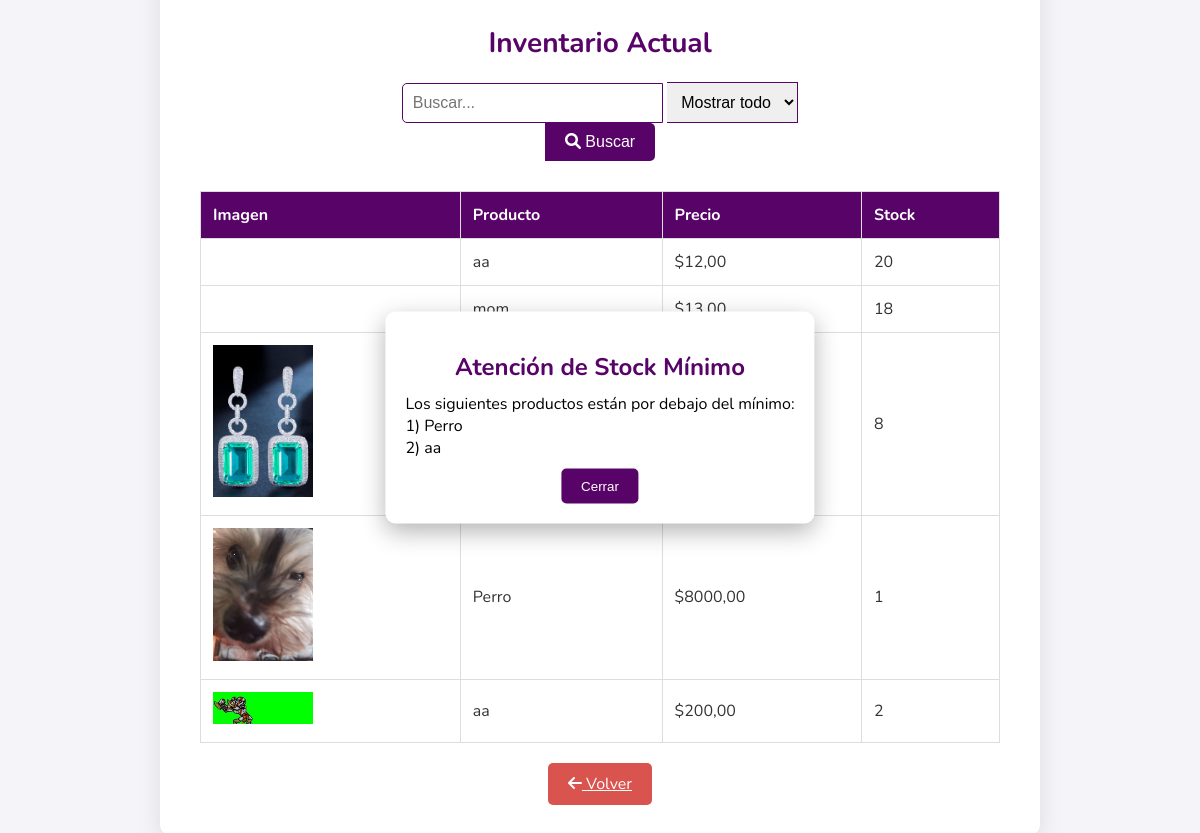
The app's page /inventario/ with its own data.
### gestion/models.py (models this page shows)
class Producto(models.Model):
    nombre = models.CharField(max_length=100)
    precio = models.DecimalField(max_digits=10, decimal_places=2)
    stock = models.IntegerField()
    stock_minimo = models.IntegerField()
    imagen = models.ImageField(upload_to='productos/', null=True, blank=True)  # Campo para la imagen

### gestion/views.py (the view)
# urls.py: path('inventario/', views.inventario_view, name='inventario'),
def inventario_view(request):
    query = request.GET.get('q')  # Obtener el término de búsqueda
    if query:
        productos_filtrados = [producto for producto in productos if query.lower() in producto['nombre'].lower()]
    else:
        productos_filtrados = Producto.objects.all()  # Mostrar todos los productos si no hay búsqueda
    return render(request, 'gestion/inventario.html', {'productos': productos_filtrados})

### gestion/templates/gestion/inventario.html (shortened to what this page needs)
<!DOCTYPE html>
<html lang="es">
<head>
    <link rel="stylesheet" href="https://cdnjs.cloudflare.com/ajax/libs/font-awesome/6.0.0-beta3/css/all.min.css">
</head>
<body>
    <div class="inventory-container">
        <h1>Inventario Actual</h1>
        <div class="search-bar">
            <form method="get" action="{% url 'inventario' %}" onsubmit="return filterInventory(event)">
                <input type="text" id="search" placeholder="Buscar...">
                <select id="filterOption">
                    <option value="all">Mostrar todo</option>
                </select>
                <button type="submit"><i class="fas fa-search"></i> Buscar</button>
            </form>
        </div>
        <table class="inventory-table">
            <thead>
                <tr>
                    <th>Imagen</th>
                    <th>Producto</th>
                    <th>Precio</th>
                    <th>Stock</th>
                </tr>
            </thead>
            <tbody id="inventoryBody">
                {% for producto in productos %}
                <tr data-producto="{{ producto.nombre }}" data-precio="{{ producto.precio }}" data-stock="{{ producto.stock }}">
                    <td>
                        {% if producto.imagen %}
                            <img src="{{ producto.imagen.url }}" alt="{{ producto.nombre }}" width="100">
                        {% endif %}
                    </td>
                    <td>{{ producto.nombre }}</td>
                    <td>${{ producto.precio }}</td>
                    <td>{{ producto.stock }}</td>
                </tr>
                {% endfor %}
            </tbody>
        </table>
        <a href="{% url 'trabajador_dashboard' %}" class="back-btn"><i class="fas fa-arrow-left"></i> Volver</a>
    </div>
    <div class="stock-alert" id="stockAlert">
        <h2>Atención de Stock Mínimo</h2>
        <p id="stockAlertMessage"></p>
        <button class="close-stock-btn" onclick="closeStockAlert()">Cerrar</button>
    </div>
</body>
</html>

### gestion/templates/gestion/inventario.html (style rules this page uses)
body { font-family: 'Nunito', sans-serif; background-color: #f4f4f9; margin: 0; padding: 0; display: flex; justify-content: center; align-items: center; height: 100vh; }
.inventory-container { background-color: #fff; padding: 40px; border-radius: 10px; box-shadow: 0 8px 24px rgba(0, 0, 0, 0.1); width: 800px; text-align: center; }
.inventory-container h1 { font-size: 28px; color: #580367; margin-bottom: 20px; }
.search-bar { display: flex; justify-content: center; margin-bottom: 30px; }
.search-bar input { padding: 10px; font-size: 16px; width: 50%; border: 1px solid #580367; border-radius: 5px 0 0 5px; outline: none; }
.search-bar select { padding: 10px; font-size: 16px; border: 1px solid #580367; border-left: none; outline: none; }
.search-bar button { padding: 10px 20px; font-size: 16px; background-color: #580367; color: white; border: none; border-radius: 0 5px 5px 0; cursor: pointer; transition: background-color 0.3s; }
.inventory-table { width: 100%; border-collapse: collapse; margin-bottom: 30px; }
.inventory-table th, .inventory-table td { border: 1px solid #ddd; padding: 12px; text-align: left; }
.inventory-table th { background-color: #580367; color: white; }
.inventory-table td { color: #333; }
.back-btn { padding: 10px 20px; background-color: #d9534f; color: white; border: none; border-radius: 5px; cursor: pointer; transition: background-color 0.3s; }
.stock-alert { display: none; position: fixed; top: 50%; left: 50%; transform: translate(-50%, -50%); background-color: #fff; padding: 20px; border-radius: 10px; box-shadow: 0 8px 24px rgba(0, 0, 0, 0.3); text-align: center; z-index: 1000; }
.stock-alert h2 { font-size: 24px; color: #580367; margin-bottom: 10px; }
.close-stock-btn { padding: 10px 20px; background-color: #580367; color: white; border: none; border-radius: 5px; cursor: pointer; margin-top: 10px; }
.stock-alert p { margin: 0; padding: 0; text-align: left; }

### records on screen
Producto: nombre "aa", precio "12,00", stock "20"
Producto: nombre "mom", precio "13,00", stock "18"
Producto: imagen (picture), stock "8"
Producto: imagen (picture), nombre "Perro", precio "8000,00", stock "1"
Producto: imagen (picture), nombre "aa", precio "200,00", stock "2"
